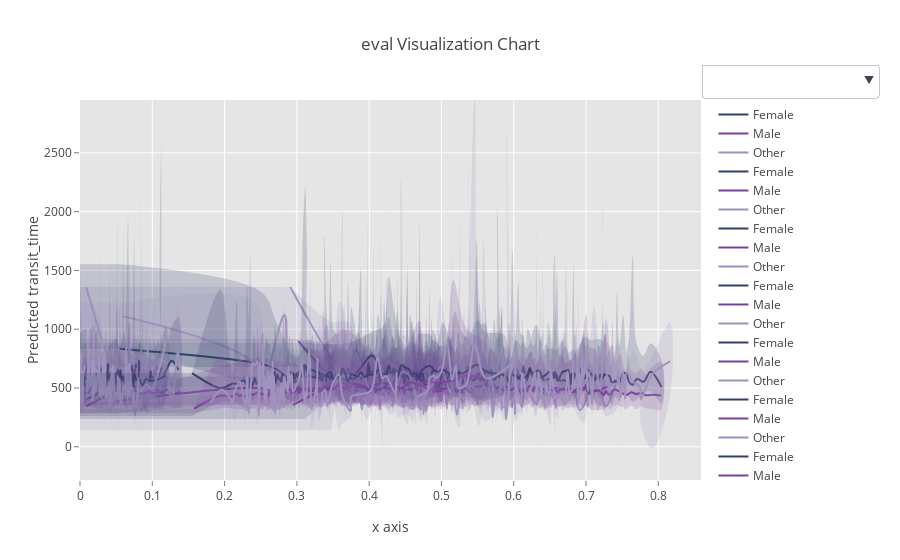

Source (notebook cell):
### Code cell
RE.data_set.viz_now(groupby_name='gender')
